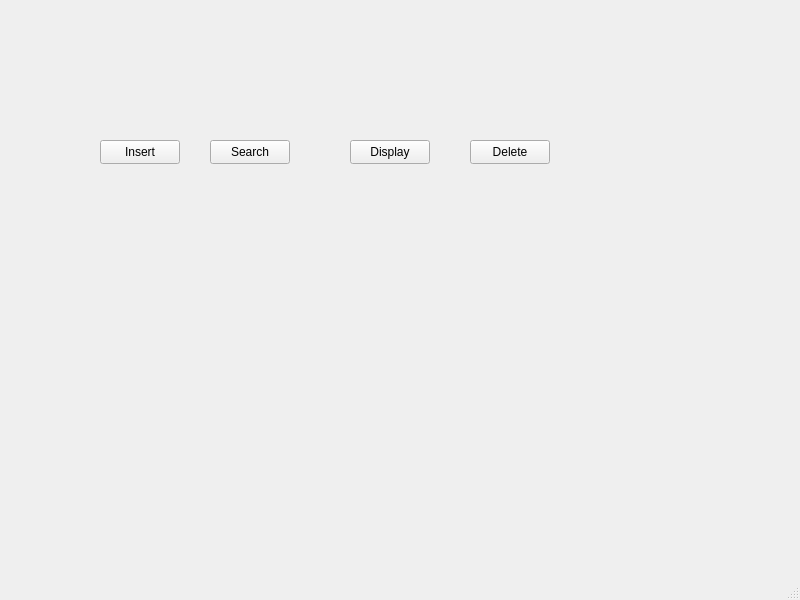
<?xml version="1.0" encoding="UTF-8"?>
<ui version="4.0">
 <class>MainWindow</class>
 <widget class="QMainWindow" name="MainWindow">
  <property name="geometry">
   <rect>
    <x>0</x>
    <y>0</y>
    <width>800</width>
    <height>600</height>
   </rect>
  </property>
  <property name="windowTitle">
   <string>MainWindow</string>
  </property>
  <widget class="QWidget" name="centralwidget">
   <widget class="QPushButton" name="pushButton">
    <property name="geometry">
     <rect>
      <x>100</x>
      <y>140</y>
      <width>80</width>
      <height>24</height>
     </rect>
    </property>
    <property name="text">
     <string>Insert</string>
    </property>
   </widget>
   <widget class="QPushButton" name="pushButton_2">
    <property name="geometry">
     <rect>
      <x>350</x>
      <y>140</y>
      <width>80</width>
      <height>24</height>
     </rect>
    </property>
    <property name="text">
     <string>Display</string>
    </property>
   </widget>
   <widget class="QPushButton" name="pushButton_3">
    <property name="geometry">
     <rect>
      <x>470</x>
      <y>140</y>
      <width>80</width>
      <height>24</height>
     </rect>
    </property>
    <property name="text">
     <string>Delete</string>
    </property>
   </widget>
   <widget class="QPushButton" name="pushButton_4">
    <property name="geometry">
     <rect>
      <x>210</x>
      <y>140</y>
      <width>80</width>
      <height>24</height>
     </rect>
    </property>
    <property name="text">
     <string>Search</string>
    </property>
   </widget>
  </widget>
  <widget class="QMenuBar" name="menubar">
   <property name="geometry">
    <rect>
     <x>0</x>
     <y>0</y>
     <width>800</width>
     <height>21</height>
    </rect>
   </property>
  </widget>
  <widget class="QStatusBar" name="statusbar"/>
 </widget>
 <resources/>
 <connections/>
</ui>
